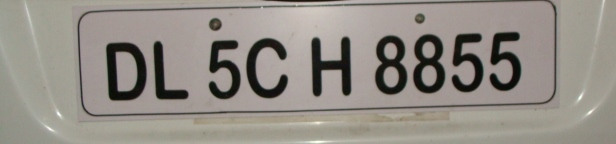
%> input picture CA2/EnglishTest/1.jpg, 616 x 144 px
$ octave edgedetection.m   (GNU Octave 9; MATLAB toolbox functions it lacks are replaced by stand-ins)
%> lines starting %> are read from the running program, lines starting %| are printed output that depends on the picture; in (x1, y1, x2, y2) boxes, pixels count from 0 and x2, y2 are one past the last pixel; in counts of white or black regions, pixels touching at a corner belong together; the program's own positions count from 1
[filename, filepath] = uigetfile({'*.jpg;*.png;*.bmp', 'Image Files (*.jpg, *.png, *.bmp)'}, 'Select an Image');
%> the answer given: ../EnglishTest/1.jpg

imagepath = fullfile(filepath, filename);
picture = imread(imagepath);
%> picture is the input picture: size 144x616x3 uint8; mean R, G, B 146.4, 141, 133.6

grayImage = rgb2gray(picture);
picture_bitmap = ~imbinarize(grayImage);
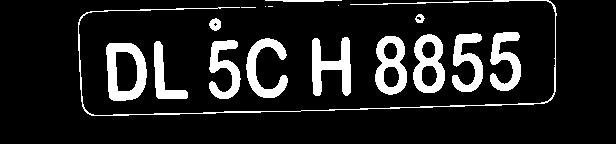
%> picture_bitmap: size 144x616 logical; 12.5% white; 17 white regions (4 under 20 px), largest, box (x1, y1, x2, y2) and area: (78, 0, 557, 116) 1410, (106, 43, 147, 101) 1321, (312, 37, 351, 96) 1198

edgeImage = edge(picture_bitmap, 'Canny');
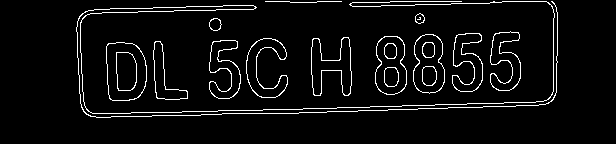
%> edgeImage: size 144x616 logical; 5.1% white in thin lines or dots, all inside (x1, y1, x2, y2) = (76, 1, 558, 118)
subplot(1,3,1);
imshow(edgeImage);
title('edges');

se = strel('rectangle', [5, 5]);  % Structuring element for dilation and erosion
dilatedImage = imdilate(edgeImage, se);
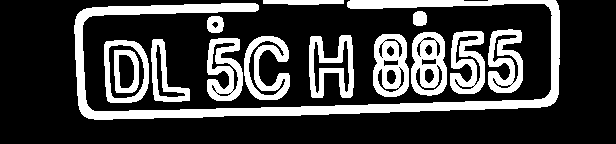
%> dilatedImage: size 144x616 logical; 25% white; 14 white regions, largest, box (x1, y1, x2, y2) and area: (74, 0, 560, 120) 8626, (411, 32, 447, 96) 1547, (373, 34, 409, 97) 1546
subplot(1,3,2);
imshow(dilatedImage);
title('thicken edges');

filtered = bwareaopen(dilatedImage, 2000);
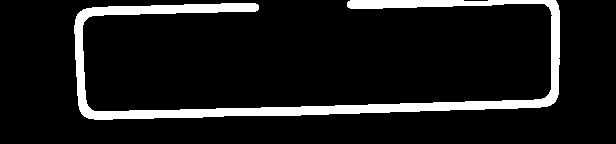
%> filtered: size 144x616 logical; 9.7% white; 1 white region, box (x1, y1, x2, y2) and area: (74, 0, 560, 120) 8626
subplot(1,3,3);
imshow(filtered);
title('removed noises');
